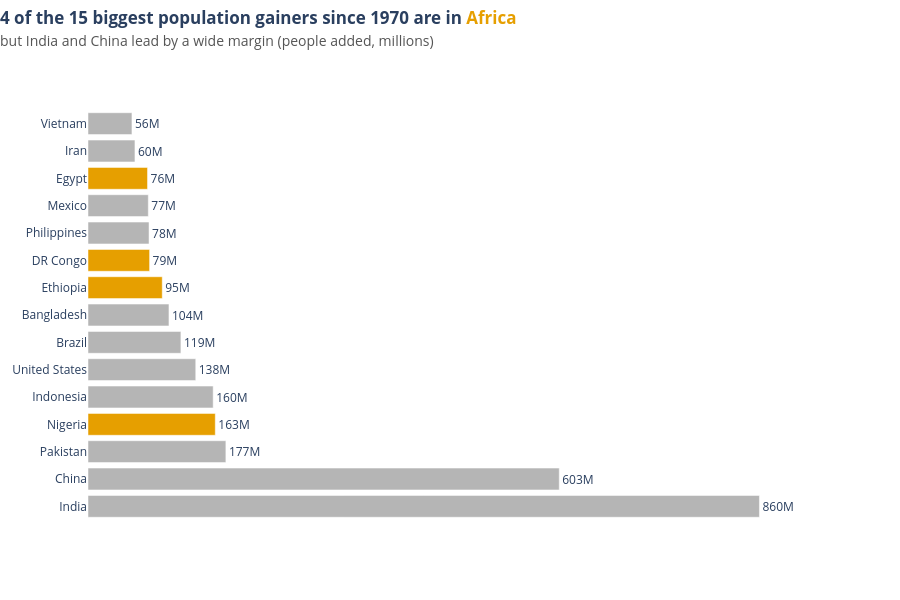

Notebook source saved alongside this figure:
### Markdown cell above
**Chart choice & justification:** A **sorted horizontal bar chart**, because the task is a ranking of 15 named countries by one quantity and bar length is the most accurate thing to compare; horizontal bars keep country names readable. Africa is the only accent colour so its bars can be counted without a legend, and values are written at the bar ends.

### Code cell
# Q2 — sorted bar chart: top-15 population gains 1970 → 2022
d = df.assign(Added=(df['2022 Population'] - df['1970 Population']) / 1e6)
top15 = d.nlargest(15, 'Added').sort_values('Added')               # ascending → largest bar on top
top15['Group'] = np.where(top15['Continent'] == 'Africa', 'Africa', 'Other continents')
n_africa = int((top15['Continent'] == 'Africa').sum())

fig = px.bar(top15, x='Added', y='Country', orientation='h', color='Group', text='Added',
             color_discrete_map={'Africa': ACCENT, 'Other continents': GREY},
             category_orders={'Country': top15['Country'].tolist()}, template='plotly_white')
fig.update_traces(texttemplate='%{x:,.0f}M', textposition='outside', cliponaxis=False)
fig.update_layout(title=insight_title(f"{n_africa} of the 15 biggest population gainers since 1970 are in "
                                      f"<span style='color:{ACCENT}'>Africa</span>",
                                      "but India and China lead by a wide margin (people added, millions)"),
                  showlegend=False, yaxis_title=None, height=600, margin=dict(t=110, r=60))
fig.update_xaxes(visible=False, range=[0, top15['Added'].max() * 1.12])
fig.update_yaxes(showgrid=False)
fig.show()

### Figure 1 — Plotly figure (JSON) as saved in the notebook; plotly's stock layout.template omitted (floating-point values rounded to 4 significant figures)
{"data": [{"cliponaxis": false, "hovertemplate": "Group=Other continents<br>Added=%{text}<br>Country=%{y}<extra></extra>", "legendgroup": "Other continents", "marker": {"color": "#B5B5B5", "pattern": {"shape": ""}}, "name": "Other continents", "orientation": "h", "showlegend": true, "text": [56.26, 60.1, 77.21, 78.12, 103.6, 118.9, 138.0, 160.3, 176.5, 603.4, 859.7], "textposition": "outside", "texttemplate": "%{x:,.0f}M", "type": "bar", "x": [56.26, 60.1, 77.21, 78.12, 103.6, 118.9, 138.0, 160.3, 176.5, 603.4, 859.7], "xaxis": "x", "y": ["Vietnam", "Iran", "Mexico", "Philippines", "Bangladesh", "Brazil", "United States", "Indonesia", "Pakistan", "China", "India"], "yaxis": "y"}, {"cliponaxis": false, "hovertemplate": "Group=Africa<br>Added=%{text}<br>Country=%{y}<extra></extra>", "legendgroup": "Africa", "marker": {"color": "#E69F00", "pattern": {"shape": ""}}, "name": "Africa", "orientation": "h", "showlegend": true, "text": [76.21, 78.86, 95.07, 163.0], "textposition": "outside", "texttemplate": "%{x:,.0f}M", "type": "bar", "x": [76.21, 78.86, 95.07, 163.0], "xaxis": "x", "y": ["Egypt", "DR Congo", "Ethiopia", "Nigeria"], "yaxis": "y"}], "layout": {"barmode": "relative", "height": 600, "legend": {"title": {"text": "Group"}, "tracegroupgap": 0}, "margin": {"r": 60, "t": 110}, "showlegend": false, "title": {"text": "<b>4 of the 15 biggest population gainers since 1970 are in <span style='color:#E69F00'>Africa</span></b><br><span style='font-size:14px;color:#555'>but India and China lead by a wide margin (people added, millions)</span>", "x": 0, "xanchor": "left", "y": 0.96, "yanchor": "top"}, "xaxis": {"anchor": "y", "domain": [0, 1], "range": [0, 962.8], "title": {"text": "Added"}, "visible": false}, "yaxis": {"anchor": "x", "categoryarray": ["India", "China", "Pakistan", "Nigeria", "Indonesia", "United States", "Brazil", "Bangladesh", "Ethiopia", "DR Congo", "Philippines", "Mexico", "Egypt", "Iran", "Vietnam"], "categoryorder": "array", "domain": [0, 1], "showgrid": false, "title": {}}}}
